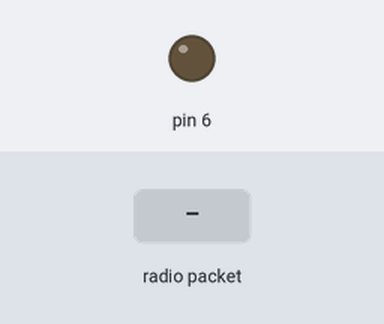
A sketch run on a simulated Arduino Uno, built with avr-gcc and run on an emulated ATmega328P. On the bench: output pins drawn as LEDs (lit = HIGH). The test bench sets the inputs (shaded band). No radio packets arrive unless stated.

Above: at 1.2 s.
1.3 s: radio packet "/on/pr2" arrives
At 1.9 s:
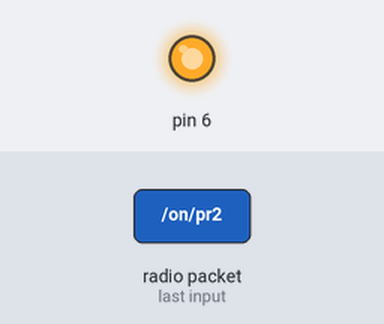
2.8 s: radio packet "/off/pr2" arrives
At 3.1 s:
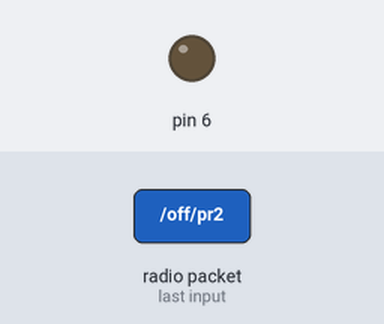
4.3 s: radio packet "/on/all" arrives
At 5.4 s:
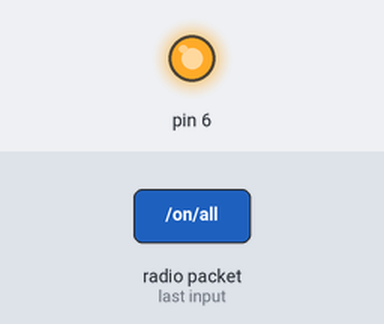
Timing chart, 0 to 7.3 s (numbered marks = the images above; inputs shaded):
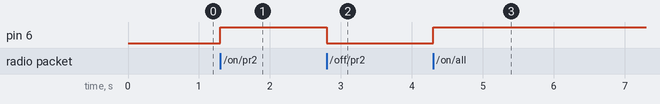

Measured:
- after the input at 1.3 s, pin 6: LOW → HIGH at once
- after the input at 2.8 s, pin 6: HIGH → LOW at once
- after the input at 4.3 s, pin 6: LOW → HIGH at once

The sketch:

nrf_rx.ino
```cpp
#include <SPI.h>
#include <nRF24L01.h>
#include <RF24.h>

RF24 radio(3, 2); // CE, CSN

const byte address[6] = "00001";

char text[32] = "";
String str = "";

void setup() {
  radio.begin();
  radio.openReadingPipe(0, address);
  radio.setPALevel(RF24_PA_MAX);
  radio.startListening();
  str.reserve(64);
  pinMode(6, 1);
}

void loop() {
  if (radio.available()) {
    radio.read(&text, sizeof(text));
    str = String(text);
    str.trim();
  }
  if(str.length() > 1)
  {
    if(str == "/on/pr2")
    {
      digitalWrite(6, 1);
    }
    else if(str == "/off/pr2")
    {
      digitalWrite(6, 0);
    }
    else if(str == "/on/all")
    {
      digitalWrite(6, 1);
    }
    else if(str == "/off/all")
    {
      digitalWrite(6, 0);
    }
    str = "";
  }
}
```
